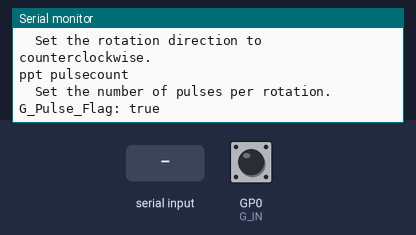
This program was run on a simulated Raspberry Pi Pico. On the bench: the last lines printed to the serial monitor. The inputs (shaded band) are chosen by the test bench; at power-on: GP0 (G_IN) HIGH.

Above: at 6.2 s.
6.3 s: "d 1\n" received over Serial
At 7.2 s:
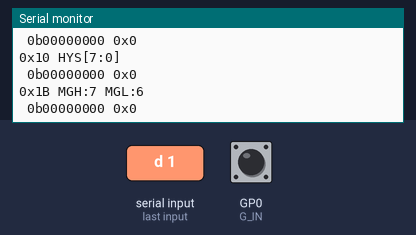
7.8 s: "m 1\n" received over Serial
At 8.7 s:
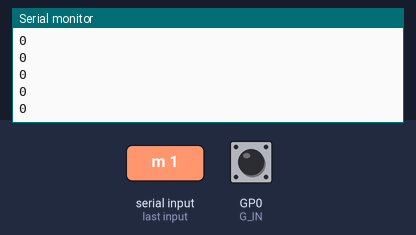

The program:

main.cpp
```cpp
// https://github.com/SWITCHSCIENCE/samplecodes/blob/master/9826_MA735_Digital_Angle_Sensor_Module/ma735_setting/ma735_setting.ino

#include <Arduino.h>
#include <SPI.h>

//const int MA735_CS = SS;
const int MA735_CS = 1;
SPISettings settings = SPISettings(10000000, MSBFIRST, SPI_MODE0);

uint32_t angle_interval = 0;
uint32_t angle_last = 0;

const int G_IN = 0;                // カムパルスセンサ(本体のピン表記は6)
uint32_t crank_interval = 0;
uint32_t crank_last = 0;
float Ne_deg = 0.0;                // 磁気エンコーダのクランク角(deg)
int8_t Ne_rev = 0;                 // クランク回転数(クランク角計算用)
bool G_Pulse = false;              // カムパルスセンサの立ち上がりフラグ
bool G_Pulse_Flag = false;         // カムパルスセンサの立ち上がりフラグ

// MA735磁気エンコーダSPIで角度を読み取る
float readMA735SPI() {
  static uint16_t _rd = 0;                  // 16bit(0-65535)の前回の角度

  SPI.beginTransaction(settings);
  digitalWrite(MA735_CS, LOW);
  uint16_t rd = SPI.transfer16(0);          // 16bit(0-65535)で現在の角度を取得
  digitalWrite(MA735_CS, HIGH);
  SPI.endTransaction();

  long diff_rd = rd - _rd;                  // クランク角の差分を計算
  if (diff_rd < -32767) {                   // クランク角の差分が-180°以上の場合(=正転でクランク角が上死点を超えた場合)
    Ne_rev++;                                 // 回転数をカウントアップ
    if ( G_Pulse_Flag) {                      // カムパルスセンサ立ち上がりフラグONの場合
      Ne_rev = 0;                               // クランク回転数をリセット
      G_Pulse_Flag = false;                     // カムパルスセンサの立ち上がりフラグをOFF
      Serial.println("G_Pulse_Flag: false");
    }
  }
  else if (diff_rd > 32767) {               // クランク角の差分が180°以上の場合(=逆転でクランク角が上死点を超えた場合)
    Ne_rev--;                                 // 回転数をカウントダウン
  }
  _rd = rd;                                 // 現在の角度を前回の角度に設定
  return (float)rd / 65535 * 360 + 360 * Ne_rev;  // 0-720(deg)に変換
}


// ヘルプ表示
void printHelp() {
  Serial.println("MA735 Register Settings available commands:");
  Serial.println("d");
  Serial.println("  print all registers");
  Serial.println("m interval");
  Serial.println("  Outputs the angle at interval.");
  Serial.println("r reg");
  Serial.println("  Reads the register at address 'reg'.");
  Serial.println("ne interval");
  Serial.println("  Outputs the crank angle at interval.");
  Serial.println("w reg val");
  Serial.println("  Writes 'val' to the register at address 'reg'.");
  Serial.println("z");
  Serial.println("  Set the current angle to the zero position.");
  Serial.println("cw");
  Serial.println("  Set the rotation direction to clockwise.");
  Serial.println("ccw");
  Serial.println("  Set the rotation direction to counterclockwise.");
  Serial.println("ppt pulsecount");
  Serial.println("  Set the number of pulses per rotation.");
}

// 8ビット2進数と16進数を表示
void printBinary8(uint8_t num) {
  Serial.print(" 0b");
  for (int i = 7; i >= 0; i--) {
    Serial.print((num >> i) & 1);
  }
  Serial.print(" 0x");
  Serial.println(num, HEX);
}

// 引数を解析して数値に変換
int parseArgument(String arg) {
  if (arg.startsWith("0x")) {
    return (int)strtol(arg.c_str(), NULL, 16);  // 16進数として解析
  }
  else if (arg.startsWith("0b")) {
    return (int)strtol(arg.substring(2).c_str(), NULL, 2);   // 2進数として解析
  }
  else {
    return arg.toInt();  // 10進数として解析
  }
}

// レジスタの読み取り
uint8_t readReg(uint8_t reg) {
  SPI.beginTransaction(settings);
  digitalWrite(MA735_CS, LOW);
  SPI.transfer16(0x4000 | (reg & 0x1f) << 8);
  digitalWrite(MA735_CS, HIGH);

  delayMicroseconds(100);

  digitalWrite(MA735_CS, LOW);
  uint16_t rd = SPI.transfer16(0);
  digitalWrite(MA735_CS, HIGH);
  SPI.endTransaction();
  return rd >> 8;
}

// レジスタの書き込み
uint8_t writeReg(uint8_t reg, uint8_t val) {
  SPI.beginTransaction(settings);
  digitalWrite(MA735_CS, LOW);
  SPI.transfer16(0x8000 | (reg & 0x1f) << 8 | val);
  digitalWrite(MA735_CS, HIGH);

  delay(20);

  digitalWrite(MA735_CS, LOW);
  uint16_t rd = SPI.transfer16(0);
  digitalWrite(MA735_CS, HIGH);
  SPI.endTransaction();
  return rd >> 8;
}

// 角度の読み取り
uint16_t readAngle() {
  SPI.beginTransaction(settings);
  digitalWrite(MA735_CS, LOW);
  uint16_t rd = SPI.transfer16(0);  // 角度の読み込み
  digitalWrite(MA735_CS, HIGH);
  SPI.endTransaction();
  return rd;
}

// コマンドの実行
void executeCommand(String command, String arg1, String arg2) {
  uint8_t regValue = 0;
  if (command == "d") {       // 全レジスタ表示
    Serial.print("0x00 Z[7:0]\n");
    regValue = readReg(0x0);
    printBinary8(regValue);

    Serial.print("0x01 Z[15:8]\n");
    regValue = readReg(0x1);
    printBinary8(regValue);

    Serial.print("0x02 BCT[7:0]\n");
    regValue = readReg(0x2);
    printBinary8(regValue);

    Serial.print("0x03 ETY:1 ETX:0\n");
    regValue = readReg(0x3);
    printBinary8(regValue);

    Serial.print("0x04 PPT[1:0]:6 ILIP[3:0]:2\n");
    regValue = readReg(0x4);
    printBinary8(regValue);

    Serial.print("0x05 PPT[9:2]\n");
    regValue = readReg(0x5);
    printBinary8(regValue);

    Serial.print("0x06 MGLT[2:0]:5 MGHT[2:0]:2\n");
    regValue = readReg(0x6);
    printBinary8(regValue);

    Serial.print("0x09 RD:7\n");
    regValue = readReg(0x9);
    printBinary8(regValue);

    Serial.print("0x0E FW[7:0]\n");
    regValue = readReg(0xE);
    printBinary8(regValue);

    Serial.print("0x10 HYS[7:0]\n");
    regValue = readReg(0x10);
    printBinary8(regValue);

    Serial.print("0x1B MGH:7 MGL:6\n");
    regValue = readReg(0x1B);
    printBinary8(regValue);
  }
  else if (command == "m") {      // 角度出力間隔設定
    angle_interval = parseArgument(arg1);
  }
  else if (command == "ne") {      // 角度出力間隔設定
    crank_interval = parseArgument(arg1);
  }
  else if (command == "w") {      // レジスタ書き込み
    uint8_t reg = parseArgument(arg1);
    uint8_t val = parseArgument(arg2);
    regValue = writeReg(reg, val);
    printBinary8(regValue);
  }
  else if (command == "r") {      // レジスタ読み込み
    uint8_t reg = parseArgument(arg1);
    regValue = readReg(reg);
    printBinary8(regValue);
  }
  else if (command == "z") {      // ゼロ位置設定
    // 現在の角度を取得
    int setangle = readAngle();
    Serial.print("angle: ");
    Serial.print(setangle);
    Serial.println(" -> 0");
    // 現在のZレジスタを読み取る
    uint16_t z_old = ((uint16_t)readReg(0x1) << 8) | (uint16_t)readReg(0x0);
    // Z_new = (Z_old - a_OUT) mod 65536  ← 既存のオフセットを考慮した正しい計算
    setangle = (int)(uint16_t)(((uint32_t)z_old + 65536U - (uint16_t)(uint16_t)setangle) % 65536U);
    // 角度を16bitの2進数に変換
    String setangle_bin;
    setangle_bin = String(setangle, BIN);
    if(16 > setangle_bin.length()) {
      String returnStr = "";
      for(int i = 0; i < 16 - setangle_bin.length(); i++){
        returnStr += '0';
      }
      setangle_bin = returnStr + setangle_bin;
    }
    // 角度を8bit+8bitに分割してレジスタに書き込み
    uint8_t val = 128 * setangle_bin.substring(0, 1).toInt()
                + 64  * setangle_bin.substring(1, 2).toInt()
                + 32  * setangle_bin.substring(2, 3).toInt()
                + 16  * setangle_bin.substring(3, 4).toInt()
                + 8   * setangle_bin.substring(4, 5).toInt()
                + 4   * setangle_bin.substring(5, 6).toInt()
                + 2   * setangle_bin.substring(6, 7).toInt()
                + 1   * setangle_bin.substring(7, 8).toInt();
    Serial.print("0x01 Z[15:8]\n");
    regValue = writeReg(1, val);
    printBinary8(regValue);
    val         = 128 * setangle_bin.substring(8, 9).toInt()
                + 64  * setangle_bin.substring(9, 10).toInt()
                + 32  * setangle_bin.substring(10, 11).toInt()
                + 16  * setangle_bin.substring(11, 12).toInt()
                + 8   * setangle_bin.substring(12, 13).toInt()
                + 4   * setangle_bin.substring(13, 14).toInt()
                + 2   * setangle_bin.substring(14, 15).toInt()
                + 1   * setangle_bin.substring(15, 16).toInt();
    Serial.print("0x00 Z[7:0]\n");
    regValue = writeReg(0, val);
    printBinary8(regValue);
  }
  else if (command == "cw") {     // 時計回りにセット
    uint8_t val = readReg(0x9);
    val &= 0x7F;                    // 0x80ビットをクリア(8bit目を0にする)
    Serial.print("0x09 RD:7\n");
    regValue = writeReg(9, val);
    printBinary8(regValue);
  }
  else if (command == "ccw") {    // 反時計回りにセット
    uint8_t val = readReg(0x9);
    val |= 0x80;                    // 0x80ビットをセット(8bit目を1にする)
    Serial.print("0x09 RD:7\n");
    regValue = writeReg(9, val);
    printBinary8(regValue);
  }
  else if (command == "ppt") {      // 1回転当たりのパルス数設定
    // 現在の設定を読み込んで表示
    uint8_t val1 = readReg(0x5);    // 0x5レジスタの値を取得
    uint8_t val2 = readReg(0x4);    // 0x4レジスタの値を取得
    int val_now = 2 * ((val2 >> 6) / 2) + 1 * ((val2 >> 6) % 2) + val1 * 4 + 1; // 現在のパルス数設定を計算
    Serial.print("ppt : ");
    Serial.print(val_now);
    Serial.print(" -> ");
    Serial.println(arg1);
    // 指定されたパルス数を10bitの2進数に変換
    int pulsecount = parseArgument(arg1) - 1;
    String pulsecount_bin;
    pulsecount_bin = String(pulsecount, BIN);
    if(10 > pulsecount_bin.length()) {
      String returnStr = "";
      for(int i = 0; i < 10 - pulsecount_bin.length(); i++){
        returnStr += '0';
      }
      pulsecount_bin = returnStr + pulsecount_bin;
    }
    // パルス数を8bit+2bitに分割してレジスタに書き込み
    val1 = 128 * pulsecount_bin.substring(0, 1).toInt()
         + 64  * pulsecount_bin.substring(1, 2).toInt()
         + 32  * pulsecount_bin.substring(2, 3).toInt()
         + 16  * pulsecount_bin.substring(3, 4).toInt()
         + 8   * pulsecount_bin.substring(4, 5).toInt()
         + 4   * pulsecount_bin.substring(5, 6).toInt()
         + 2   * pulsecount_bin.substring(6, 7).toInt()
         + 1   * pulsecount_bin.substring(7, 8).toInt();
    val2 &=00111111;                                       //上位2ビットをクリア（0に設定）
    val2 |= (pulsecount_bin.substring(8, 10).toInt() << 6);   // 新しい上位2ビットを設定
    Serial.print("0x04 PPT[1:0]:6 ILIP[3:0]:2\n");
    regValue = writeReg(4, val2);
    printBinary8(regValue);
    Serial.print("0x05 PPT[9:2]\n");
    regValue = writeReg(5, val1);
    printBinary8(regValue);
  }
  else {
    printHelp();

  }
}

void setup() {
  // put your setup code here, to run once:
  Serial.begin(115200);
  // SPI.setRX(9);  // (XIAO RP2040 pin 9 -> MISO)
  // SPI.setCS(7);  // (XIAO RP2040 pin 7 -> SS)
  // SPI.setSCK(8); // (XIAO RP2040 pin 8 -> SCK)
  // SPI.setTX(10); // (XIAO RP2040 pin 10 -> MOSI)
  SPI.begin();
  pinMode(MA735_CS, OUTPUT);
  pinMode(G_IN, INPUT_PULLUP); // カムパルスセンサをプルアップ入力に設定

  digitalWrite(MA735_CS, HIGH);

  delay(5000);
  printHelp();
}

void loop() {
  if (Serial.available()) {
    String input = Serial.readStringUntil('\n');  // シリアルから1行読み込む
    input.trim();                                 // 前後の空白を削除

    // 入力をスペースで分割
    int spaceIndex1 = input.indexOf(' ');
    int spaceIndex2 = input.indexOf(' ', spaceIndex1 + 1);

    String command = input.substring(0, spaceIndex1);
    String arg1 = (spaceIndex1 == -1) ? "" : input.substring(spaceIndex1 + 1, spaceIndex2);
    String arg2 = (spaceIndex2 == -1) ? "" : input.substring(spaceIndex2 + 1);

    // コマンドに応じた処理を実行
    executeCommand(command, arg1, arg2);
  }
  if (angle_interval) {
    uint32_t curr = millis();
    uint32_t diff = curr - angle_last;
    if (diff >= angle_interval) {
      Serial.println(readAngle());
      angle_last = curr;
    }
  }

  if (crank_interval) {
    uint32_t curr = millis();
    uint32_t diff = curr - crank_last;
    if (diff >= crank_interval) {
      Ne_deg = readMA735SPI();              // MA735磁気エンコーダSPIの値を取得
      Serial.println(Ne_deg, 1);            // クランク角を表示
      crank_last = curr;
    }
  }

  if (digitalRead(G_IN)) {  // カムパルスがONの場合
    if (!G_Pulse) {
      G_Pulse = true;
      G_Pulse_Flag = true;
      Serial.println("G_Pulse_Flag: true");
    }
  }
  else {                    // カムパルスがOFFの場合
    if (G_Pulse) {
      G_Pulse = false;
    }
  }
}
```

Measured:
- after the input at 6.3 s, the serial monitor: prints a new line at once (image 1)
- after the input at 7.8 s, the serial monitor: prints a new line at once (image 2)
